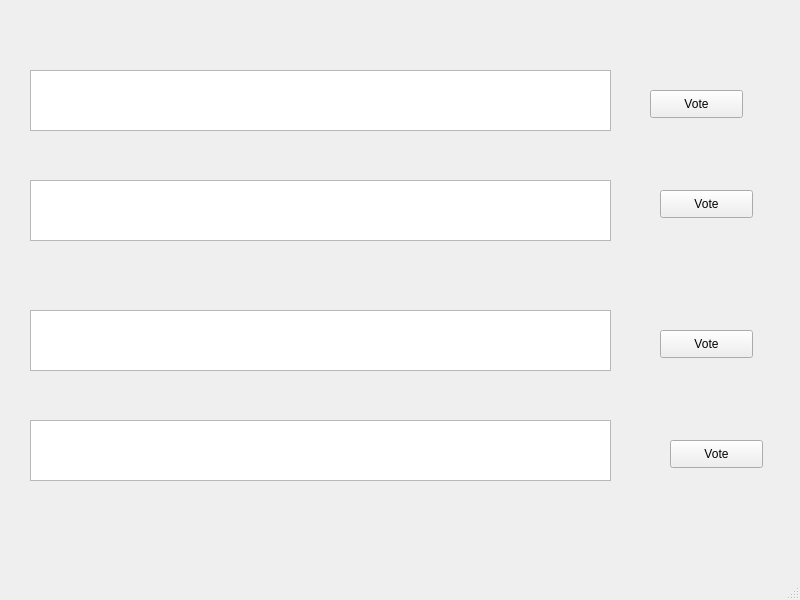
<?xml version="1.0" encoding="UTF-8"?>
<ui version="4.0">
 <class>MainWindow</class>
 <widget class="QMainWindow" name="MainWindow">
  <property name="geometry">
   <rect>
    <x>0</x>
    <y>0</y>
    <width>800</width>
    <height>600</height>
   </rect>
  </property>
  <property name="windowTitle">
   <string>MainWindow</string>
  </property>
  <widget class="QWidget" name="centralwidget">
   <widget class="QTextEdit" name="textEdit">
    <property name="geometry">
     <rect>
      <x>30</x>
      <y>70</y>
      <width>581</width>
      <height>61</height>
     </rect>
    </property>
   </widget>
   <widget class="QTextEdit" name="textEdit_2">
    <property name="geometry">
     <rect>
      <x>30</x>
      <y>180</y>
      <width>581</width>
      <height>61</height>
     </rect>
    </property>
   </widget>
   <widget class="QTextEdit" name="textEdit_3">
    <property name="geometry">
     <rect>
      <x>30</x>
      <y>310</y>
      <width>581</width>
      <height>61</height>
     </rect>
    </property>
   </widget>
   <widget class="QTextEdit" name="textEdit_4">
    <property name="geometry">
     <rect>
      <x>30</x>
      <y>420</y>
      <width>581</width>
      <height>61</height>
     </rect>
    </property>
   </widget>
   <widget class="QPushButton" name="Vote1">
    <property name="geometry">
     <rect>
      <x>650</x>
      <y>90</y>
      <width>93</width>
      <height>28</height>
     </rect>
    </property>
    <property name="text">
     <string>Vote</string>
    </property>
   </widget>
   <widget class="QPushButton" name="Vote2">
    <property name="geometry">
     <rect>
      <x>660</x>
      <y>190</y>
      <width>93</width>
      <height>28</height>
     </rect>
    </property>
    <property name="text">
     <string>Vote</string>
    </property>
   </widget>
   <widget class="QPushButton" name="Vote3">
    <property name="geometry">
     <rect>
      <x>660</x>
      <y>330</y>
      <width>93</width>
      <height>28</height>
     </rect>
    </property>
    <property name="text">
     <string>Vote</string>
    </property>
   </widget>
   <widget class="QPushButton" name="Vote4">
    <property name="geometry">
     <rect>
      <x>670</x>
      <y>440</y>
      <width>93</width>
      <height>28</height>
     </rect>
    </property>
    <property name="text">
     <string>Vote</string>
    </property>
   </widget>
  </widget>
  <widget class="QStatusBar" name="statusbar"/>
 </widget>
 <resources/>
 <connections/>
</ui>
